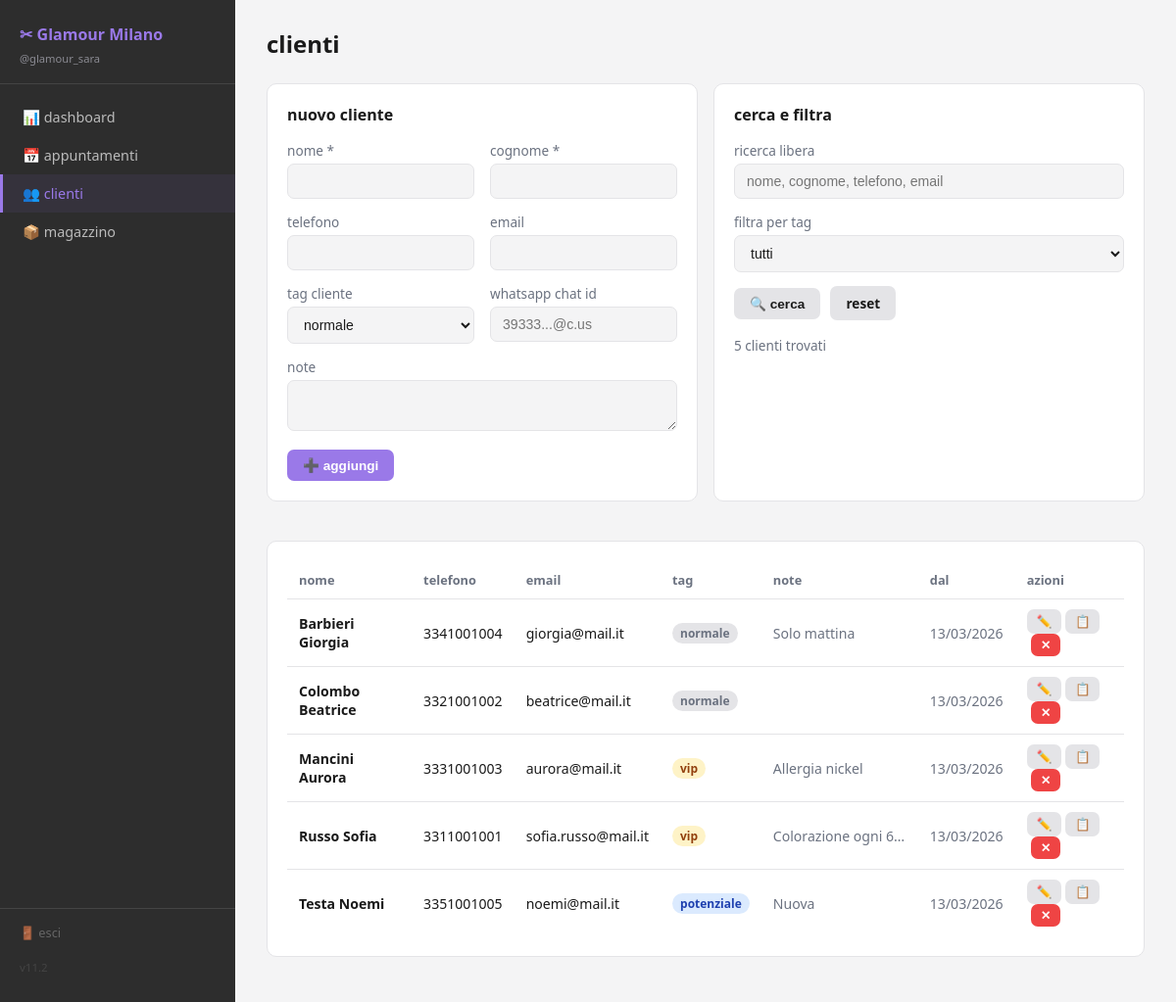
/clienti.php (signed in), run on the app's committed database.
### tables this page shows
CREATE TABLE `clienti` (
  `id` int(11) NOT NULL,
  `salone_id` int(11) NOT NULL,
  `nome` varchar(100) NOT NULL,
  `cognome` varchar(100) NOT NULL,
  `telefono` varchar(30) DEFAULT NULL,
  `email` varchar(150) DEFAULT NULL,
  `tag` varchar(50) DEFAULT 'normale',
  `note` text DEFAULT NULL,
  `whatsapp_chat_id` varchar(60) DEFAULT NULL,
  `created_at` timestamp NOT NULL DEFAULT current_timestamp()
);

### auth.php (called while the page is built, shortened)
<?php
function normalizza_ruolo(string $ruolo): string
{
    return 'dipendente';
}
function carica_saloni_utente(mysqli $conn, int $userId): array
{
    $saloni = [];
    $sql = "
        SELECT
            us.salone_id,
            us.ruolo,
            us.attivo,
            s.nome_salone
        FROM user_saloni us
        JOIN saloni s ON s.id = us.salone_id
        WHERE us.user_id = $userId
          AND us.attivo = 1
        ORDER BY (us.ruolo = 'proprietario') DESC, s.nome_salone ASC
    ";
    $result = $conn->query($sql);
    if ($result) {
        while ($row = $result->fetch_assoc()) {
            $row['ruolo'] = normalizza_ruolo($row['ruolo'] ?? 'dipendente');
            $saloni[] = $row;
        }
    }
    return $saloni;
}
function trova_salone_corrente(array $saloni, int $saloneId): ?array
{
    foreach ($saloni as $salone) {
        if ((int) $salone['salone_id'] === $saloneId) {
            return $salone;
        }
    }
    return null;
}
$userId = (int) $_SESSION['user_id'];
$saloni_abilitati = carica_saloni_utente($conn, $userId);
$saloneIdSessione = (int) ($_SESSION['salone_id'] ?? 0);
$salone_corrente = trova_salone_corrente($saloni_abilitati, $saloneIdSessione);
$sid = (int) $salone_corrente['salone_id'];

### clienti.php (the view, shortened to what this page needs)
<?php
require 'db.php';
require 'auth.php';
$where = "salone_id=$sid";
$clienti = $conn->query("SELECT * FROM clienti WHERE $where ORDER BY cognome,nome")->fetch_all(MYSQLI_ASSOC);
$modifica = null;
require 'layout_top.php';
?>
<div class="titolo-pagina">clienti</div>
<div class="griglia-2">
  <div class="card">
    <h3 style="font-size:1rem;color:var(--text);margin-bottom:16px"><?php echo $modifica ? 'modifica cliente' : 'nuovo cliente' ?></h3>
    <form method="post">
      <div class="riga-form">
        <div>
          <label>nome *</label>
          <input type="text" name="nome" value="<?php echo htmlspecialchars($modifica['nome'] ?? '') ?>" required>
        </div>
        <div>
          <label>cognome *</label>
          <input type="text" name="cognome" value="<?php echo htmlspecialchars($modifica['cognome'] ?? '') ?>" required>
        </div>
      </div>
      <div class="riga-form">
        <div>
          <label>telefono</label>
          <input type="tel" name="telefono" value="<?php echo htmlspecialchars($modifica['telefono'] ?? '') ?>">
        </div>
        <div>
          <label>email</label>
          <input type="email" name="email" value="<?php echo htmlspecialchars($modifica['email'] ?? '') ?>">
        </div>
      </div>
      <div class="riga-form">
        <div>
          <label>tag cliente</label>
          <select name="tag">
            <?php foreach (['normale','vip','potenziale','inattivo'] as $t): ?>
            <option value="<?php echo $t ?>" <?php echo ($modifica['tag'] ?? 'normale')===$t?'selected':'' ?>><?php echo $t ?></option>
            <?php endforeach ?>
          </select>
        </div>
        <div>
          <label>whatsapp chat id</label>
          <input type="text" name="whatsapp_chat_id" placeholder="39333...@c.us" value="<?php echo htmlspecialchars($modifica['whatsapp_chat_id'] ?? '') ?>">
        </div>
      </div>
      <label>note</label>
      <textarea name="note" rows="2"><?php echo htmlspecialchars($modifica['note'] ?? '') ?></textarea>
      <button type="submit" class="btn"><?php echo $modifica ? '💾 salva modifiche' : '➕ aggiungi' ?></button>
    </form>
  </div>
  <div class="card">
    <h3 style="font-size:1rem;color:var(--text);margin-bottom:16px">cerca e filtra</h3>
    <form method="get">
      <label>ricerca libera</label>
      <input type="text" name="cerca" placeholder="nome, cognome, telefono, email" value="<?php echo htmlspecialchars($_GET['cerca'] ?? '') ?>">
      <label>filtra per tag</label>
      <select name="tag">
        <option value="">tutti</option>
      </select>
      <button type="submit" class="btn btn-grigio">🔍 cerca</button>
      <a href="clienti.php" class="btn btn-grigio" style="margin-left:6px">reset</a>
    </form>
    <div style="margin-top:16px;color:var(--text-muted);font-size:.85rem"><?php echo count($clienti) ?> clienti trovati</div>
  </div>
</div>
<div class="card" style="overflow-x:auto">
  <table>
    <thead><tr><th>nome</th><th>telefono</th><th>email</th><th>tag</th><th>note</th><th>dal</th><th>azioni</th></tr></thead>
    <tbody>
      <?php foreach ($clienti as $c): ?>
      <tr>
        <td style="font-weight:600"><?php echo htmlspecialchars($c['cognome'].' '.$c['nome']) ?></td>
        <td><?php echo htmlspecialchars($c['telefono']) ?></td>
        <td><?php echo htmlspecialchars($c['email']) ?></td>
        <td><span class="badge badge-<?php echo $c['tag'] ?>"><?php echo $c['tag'] ?></span></td>
        <td style="color:var(--text-muted);max-width:160px;white-space:nowrap;overflow:hidden;text-overflow:ellipsis"><?php echo htmlspecialchars($c['note']) ?></td>
        <td style="color:var(--text-muted)"><?php echo date('d/m/Y', strtotime($c['created_at'])) ?></td>
        <td>
          <a href="clienti.php?modifica=<?php echo $c['id'] ?>" class="btn btn-piccolo btn-grigio">✏️</a>
          <a href="storico_cliente.php?id=<?php echo $c['id'] ?>" class="btn btn-piccolo btn-grigio">📋</a>
          <form method="post" style="display:inline;margin-left:4px" onsubmit="return confirm('eliminare il cliente?')">
            <button type="submit" class="btn btn-piccolo btn-pericolo">✕</button>
          </form>
        </td>
      </tr>
      <?php endforeach ?>
    </tbody>
  </table>
</div>
<?php require 'layout_bottom.php'; ?>

### data on the page
clienti: cognome+nome "Barbieri Giorgia", telefono "3341001004", email "giorgia@mail.it", tag "normale", note "Solo mattina", created_at "13/03/2026"
clienti: cognome+nome "Colombo Beatrice", telefono "3321001002", email "beatrice@mail.it", tag "normale", created_at "13/03/2026"
clienti: cognome+nome "Mancini Aurora", telefono "3331001003", email "aurora@mail.it", tag "vip", note "Allergia nickel", created_at "13/03/2026"
clienti: cognome+nome "Russo Sofia", telefono "3311001001", email "sofia.russo@mail.it", tag "vip", note "Colorazione ogni 6…", created_at "13/03/2026"
clienti: cognome+nome "Testa Noemi", telefono "3351001005", email "noemi@mail.it", tag "potenziale", note "Nuova", created_at "13/03/2026"

### other printed values
$nome_salone_nav "Glamour Milano"
$_SESSION['username'] "glamour_sara"
$voce['icona'] "📊"
$voce['label'] "dashboard"
$voce['icona'] "📅"
$voce['label'] "appuntamenti"
$voce['icona'] "👥"
$voce['label'] "clienti"
$voce['icona'] "📦"
$voce['label'] "magazzino"
count($clienti) "5"
form field tag "normale"
